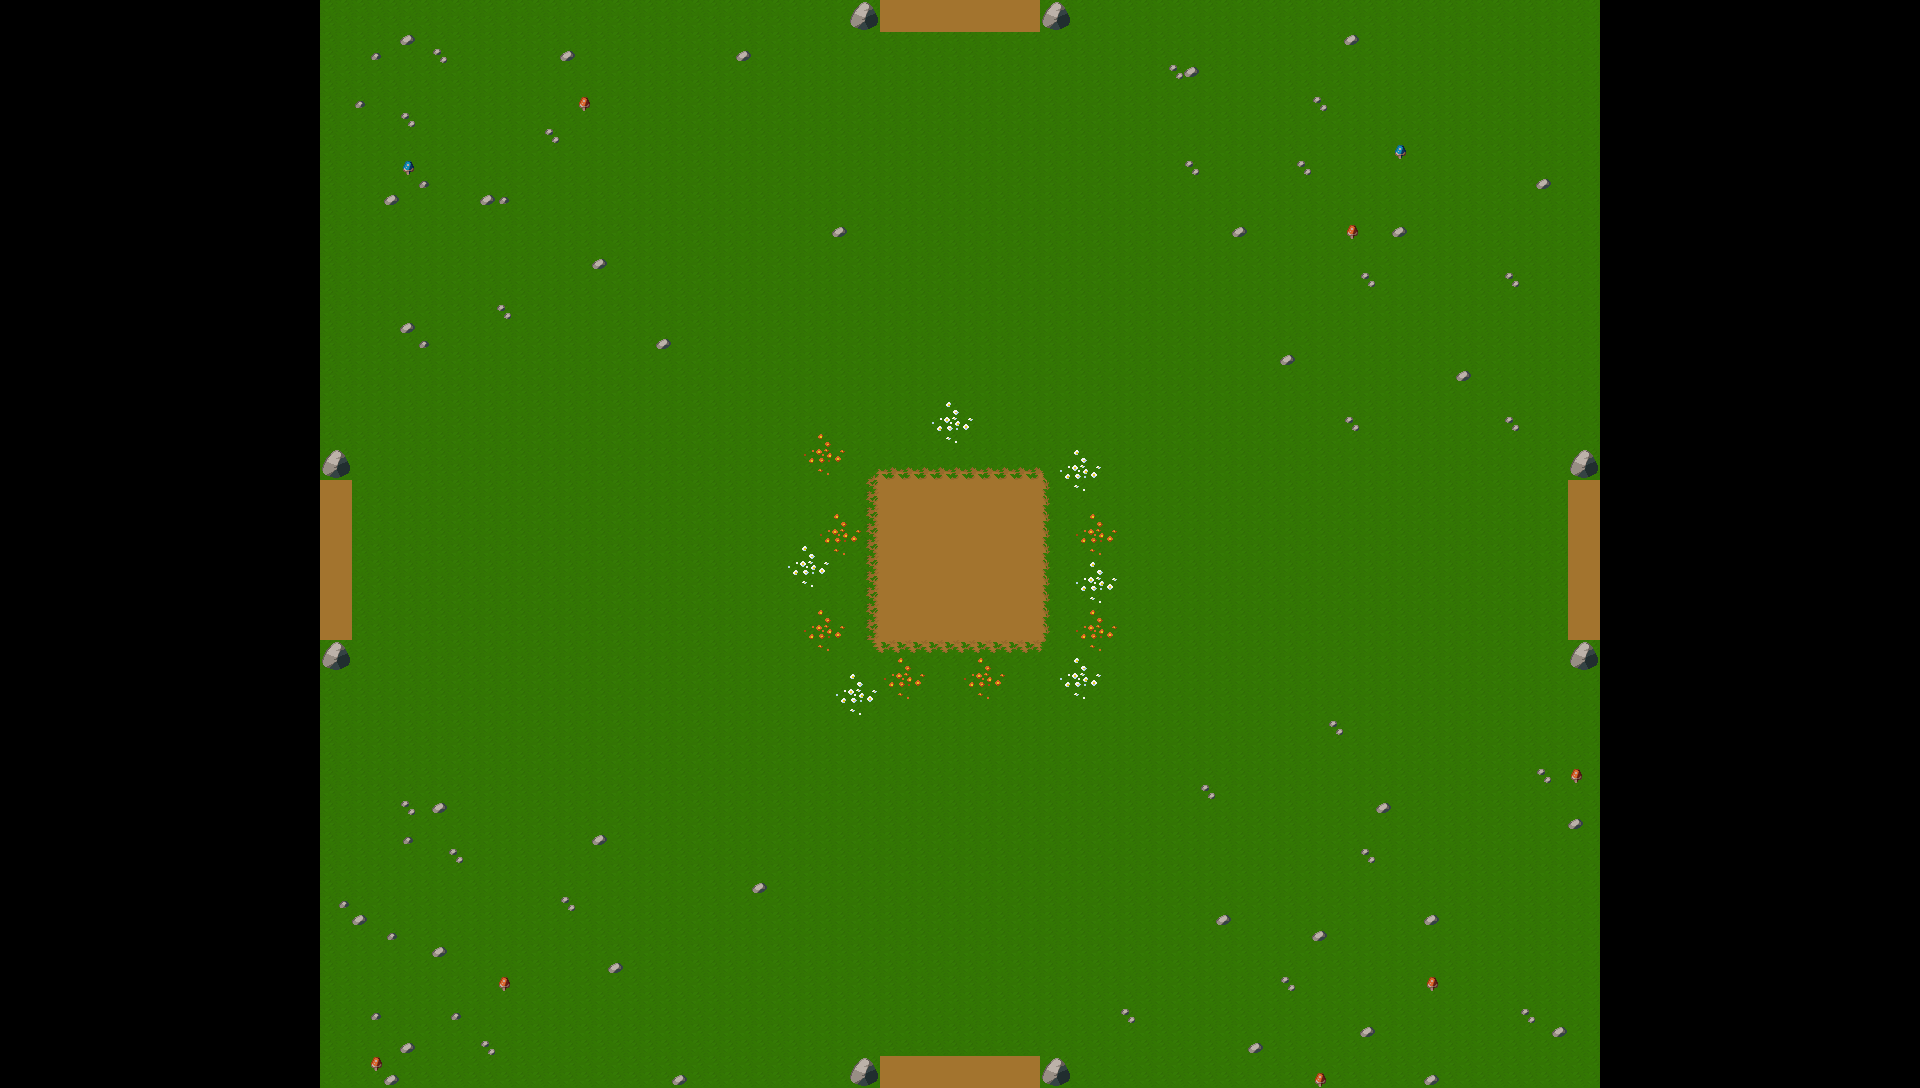

The image is a tile-based game level rendered from a .tmx file. Its description and source (layers, tilesets, objects; grid data summarised) follow:
An orthogonal 120x68 tile map with 16x16 px tiles, 2 tile layers (ground, decor), 2 tilesets.

<map version="1.10" tiledversion="1.10.2" orientation="orthogonal" renderorder="right-down" width="120" height="68" tilewidth="16" tileheight="16" infinite="0" nextlayerid="3" nextobjectid="1">
 <tileset firstgid="1" name="Props.forest" tilewidth="16" tileheight="16" tilecount="625" columns="25">
  <image source="Props.forest.png" width="400" height="400" />
 </tileset>
 <tileset firstgid="626" name="Tiles.forest" tilewidth="16" tileheight="16" tilecount="625" columns="25">
  <image source="Tiles.forest.png" width="400" height="400" />
 </tileset>
 <layer id="1" name="ground" width="120" height="68">
  <data>[8160 cells, 5440 non-empty, 10 distinct tile ids]</data>
 </layer>
 <layer id="2" name="decor" width="120" height="68">
  <data>[8160 cells, 230 non-empty, 30 distinct tile ids]</data>
 </layer>
</map>
